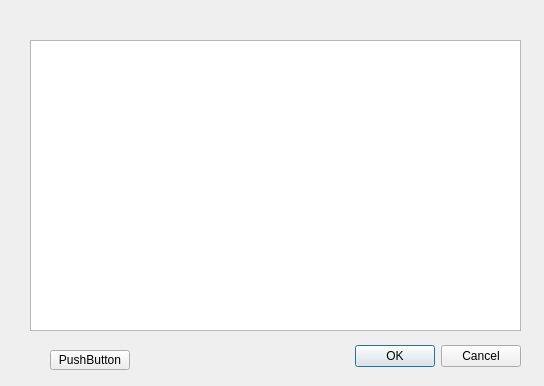
<?xml version="1.0" encoding="UTF-8"?>
<ui version="4.0">
 <class>SelectDialog</class>
 <widget class="QDialog" name="SelectDialog">
  <property name="geometry">
   <rect>
    <x>0</x>
    <y>0</y>
    <width>544</width>
    <height>386</height>
   </rect>
  </property>
  <property name="windowTitle">
   <string>Dialog</string>
  </property>
  <widget class="QDialogButtonBox" name="buttonBox">
   <property name="geometry">
    <rect>
     <x>180</x>
     <y>340</y>
     <width>341</width>
     <height>32</height>
    </rect>
   </property>
   <property name="orientation">
    <enum>Qt::Horizontal</enum>
   </property>
   <property name="standardButtons">
    <set>QDialogButtonBox::Cancel|QDialogButtonBox::Ok</set>
   </property>
  </widget>
  <widget class="QTableWidget" name="tableWidget">
   <property name="geometry">
    <rect>
     <x>30</x>
     <y>40</y>
     <width>491</width>
     <height>291</height>
    </rect>
   </property>
  </widget>
  <widget class="QPushButton" name="pushButton">
   <property name="geometry">
    <rect>
     <x>50</x>
     <y>350</y>
     <width>80</width>
     <height>20</height>
    </rect>
   </property>
   <property name="text">
    <string>PushButton</string>
   </property>
  </widget>
 </widget>
 <resources/>
 <connections>
  <connection>
   <sender>buttonBox</sender>
   <signal>accepted()</signal>
   <receiver>SelectDialog</receiver>
   <slot>accept()</slot>
   <hints>
    <hint type="sourcelabel">
     <x>248</x>
     <y>254</y>
    </hint>
    <hint type="destinationlabel">
     <x>157</x>
     <y>274</y>
    </hint>
   </hints>
  </connection>
  <connection>
   <sender>buttonBox</sender>
   <signal>rejected()</signal>
   <receiver>SelectDialog</receiver>
   <slot>reject()</slot>
   <hints>
    <hint type="sourcelabel">
     <x>316</x>
     <y>260</y>
    </hint>
    <hint type="destinationlabel">
     <x>286</x>
     <y>274</y>
    </hint>
   </hints>
  </connection>
 </connections>
</ui>
